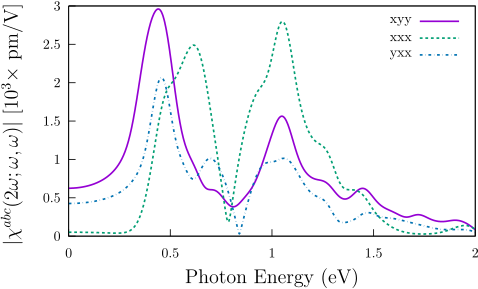

Write the gnuplot code that produced this figure.
set terminal mp color dashed latex 11

set xlabel "{\\Large Photon Energy (eV)}"


abso(w,x,y,z)=(sqrt((w+y)**2+(x+z)**2))

set xtics nomirror
set ytics nomirror

unset zeroaxis
#set label 1 "{\\Large C$_{16}$H$_{8}$-alt}"   at graph 0.75, graph 0.40 
set ylabel '{\Large $|\chi^{abc}(2\omega;\omega,\omega)|$ [$10^{3}\times$ pm/V] }'

### nonlocal comparison

set key top right


set output "alt-shg-vnl.mp"
p "data/alt/res-nospin_0-2eV/shgL.vnl.sm_0.08_xyy_14452_65-nospin_scissor_0_Nc_41" u 1:(1e-3*abso($2,$3,$4,$5)) t 'xyy' w l lw 2 lt 1 dt 1,\
  "data/alt/res-nospin_0-2eV/shgL.vnl.sm_0.08_xxx_14452_65-nospin_scissor_0_Nc_41" u 1:(1e-3*abso($2,$3,$4,$5)) t 'xxx' w l lw 2 lt 2 dt 2,\
  "data/alt/res-nospin_0-2eV/shgL.vnl.sm_0.08_yxx_14452_65-nospin_scissor_0_Nc_41" u 1:(1e-3*abso($2,$3,$4,$5)) t 'yxx' w l lw 2 lt 6 dt 3

#set output "shg-vnl-alt-y.mp"
# "data/alt/res-nospin_0-2eV/shgL.vnl.sm_0.15_xxy_14452_65-nospin_scissor_0_Nc_41" u 1:(abso($2,$3,$4,$5)) t 'xxy' w l lw 2 lt 2 dt 2 ,\
# "data/alt/res-nospin_0-2eV/shgL.vnl.sm_0.15_yxy_14452_65-nospin_scissor_0_Nc_41" u 1:(abso($2,$3,$4,$5)) t 'yxy' w l lw 2 lt 2 dt 2 ,\
# "data/alt/res-nospin_0-2eV/shgL.vnl.sm_0.15_yyy_14452_65-nospin_scissor_0_Nc_41" u 1:(abso($2,$3,$4,$5)) t 'yyy' w l lw 2 lt 6 dt 3
